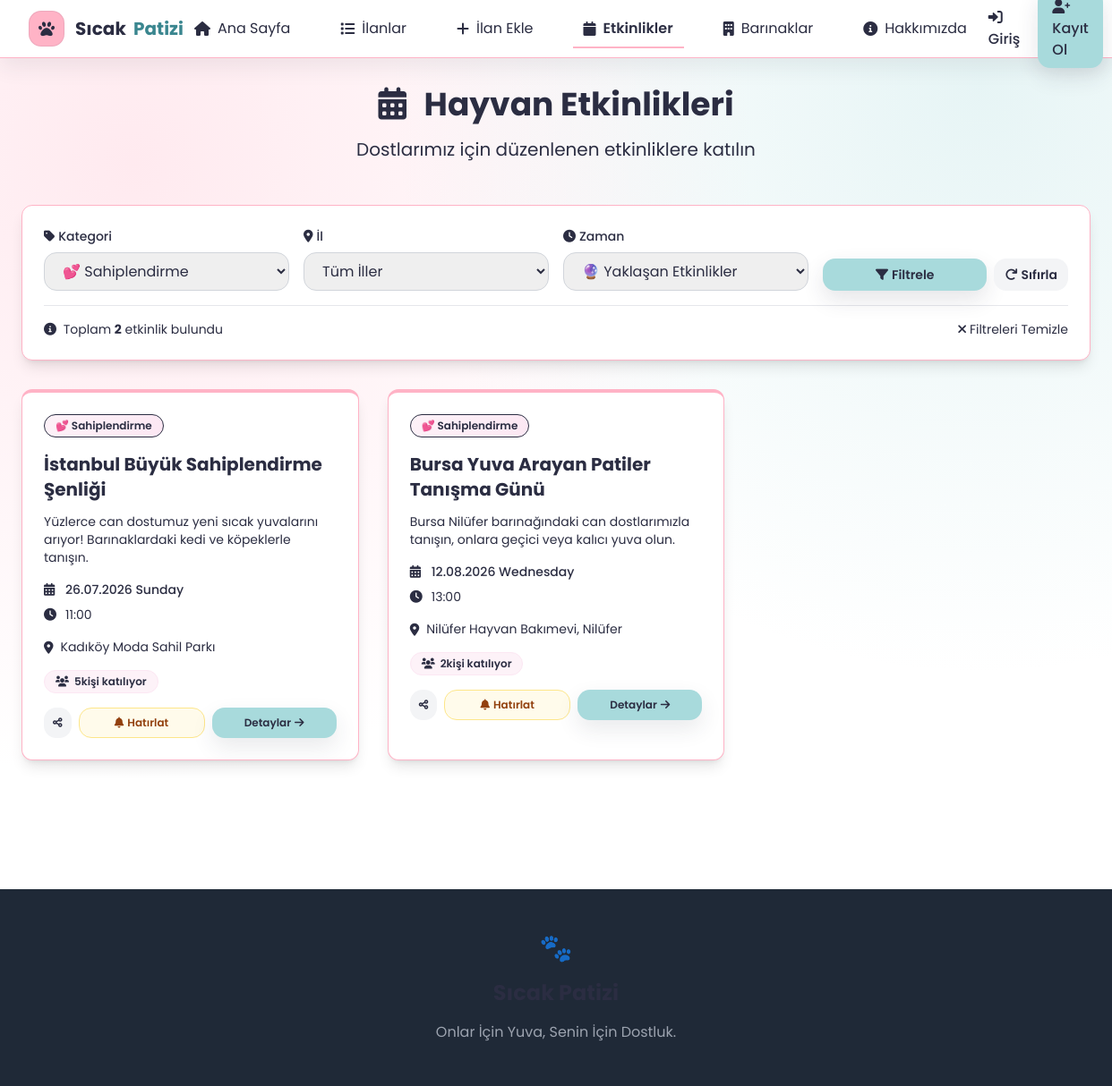
The app's page /etkinlikler.php?kategori=sahiplendirme with its own data.
### tables this page shows
CREATE TABLE IF NOT EXISTS hayvan_etkinlikleri (
    id INT AUTO_INCREMENT PRIMARY KEY,
    baslik VARCHAR(255) NOT NULL,
    aciklama TEXT NOT NULL,
    detay_aciklama LONGTEXT,
    etkinlik_tarihi DATETIME NOT NULL,
    etkinlik_saati TIME,
    bitis_tarihi DATETIME,
    adres TEXT,
    il_id INT DEFAULT 34,
    ilce_id INT DEFAULT 0,
    konum_lat DECIMAL(10,8),
    konum_lng DECIMAL(11,8),
    organizator VARCHAR(255),
    iletisim_telefon VARCHAR(20),
    iletisim_email VARCHAR(100),
    website VARCHAR(255),
    resim VARCHAR(255),
    kategori ENUM('sahiplendirme', 'saglik', 'egitim', 'bagis', 'diger') DEFAULT 'sahiplendirme',
    etkinlik_turu ENUM('sahiplendirme', 'egitim', 'bagis', 'tedavi', 'sosyal', 'yarışma', 'sergi', 'diğer') DEFAULT 'sahiplendirme',
    durum ENUM('yayin', 'taslak', 'iptal') DEFAULT 'yayin',
    aktif TINYINT(1) DEFAULT 1,
    olusturma_tarihi TIMESTAMP DEFAULT CURRENT_TIMESTAMP,
    guncelleme_tarihi TIMESTAMP DEFAULT CURRENT_TIMESTAMP ON UPDATE CURRENT_TIMESTAMP
);

### etkinlikler.php (the view, shortened to what this page needs)
<?php
include 'includes/header.php';
include 'includes/db.php';
$sayfa = isset($_GET['sayfa']) ? (int)$_GET['sayfa'] : 1;
$limit = 9;
$offset = ($sayfa - 1) * $limit;
$kategori_filter = isset($_GET['kategori']) ? trim($_GET['kategori']) : '';
$il_filter = isset($_GET['il']) ? (int)$_GET['il'] : 0;
$zaman_filter = isset($_GET['zaman']) ? trim($_GET['zaman']) : 'gelecek';
$where_conditions = ["(e.aktif = 1 OR e.durum = 'yayin')"];
$params = [];
$types = "";
if (!empty($kategori_filter)) {
    $where_conditions[] = "e.kategori = ?";
    $params[] = $kategori_filter;
    $types .= "s";
}
switch ($zaman_filter) {
    case 'gelecek':
    default:
        $where_conditions[] = "e.etkinlik_tarihi >= CURDATE()";
        break;
}
$where_clause = implode(' AND ', $where_conditions);
$count_sql = "SELECT COUNT(*) as total FROM hayvan_etkinlikleri e WHERE $where_clause";
$count_stmt = $conn->prepare($count_sql);
if (!empty($params)) {
    $count_stmt->bind_param($types, ...$params);
}
$count_stmt->execute();
$total_count = $count_stmt->get_result()->fetch_assoc()['total'];
$sql = "SELECT e.*, il.ad as il_ad, ilc.ad as ilce_ad,
        (SELECT COUNT(*) FROM event_subscriptions sub WHERE sub.event_id = e.id AND sub.is_active = 1) AS subscriber_count
        FROM hayvan_etkinlikleri e
        LEFT JOIN il ON e.il_id = il.id
        LEFT JOIN ilce ilc ON e.ilce_id = ilc.id
        WHERE $where_clause
        ORDER BY e.etkinlik_tarihi ASC, e.etkinlik_saati ASC
        LIMIT ? OFFSET ?";
$stmt = $conn->prepare($sql);
$all_params = array_merge($params, [$limit, $offset]);
$all_types = $types . "ii";
if (!empty($all_params)) {
    $stmt->bind_param($all_types, ...$all_params);
}
$stmt->execute();
$result = $stmt->get_result();
?>
<main class="max-w-7xl mx-auto px-6 py-8">
    <div class="text-center mb-12">
        <h1 class="text-4xl font-bold text-gray-800 mb-4">
            <i class="fas fa-calendar-alt mr-3 text-primary"></i>
            Hayvan Etkinlikleri
        </h1>
        <p class="text-xl text-gray-600">Dostlarımız için düzenlenen etkinliklere katılın</p>
    </div>
    <div class="bg-white rounded-xl shadow-lg p-6 mb-8 card-hover">
        <form method="GET" class="grid grid-cols-1 md:grid-cols-4 gap-4">
            <div>
                <label class="block text-sm font-medium text-gray-700 mb-2">
                    <i class="fas fa-tag mr-1 text-primary"></i>Kategori
                </label>
                <select name="kategori" class="w-full px-4 py-2 border border-gray-300 rounded-md focus:ring-2 focus:ring-primary focus:border-primary transition duration-300">
                    <option value="sahiplendirme" <?= $kategori_filter == 'sahiplendirme' ? 'selected' : '' ?>>💕 Sahiplendirme</option>
                </select>
            </div>
            <div>
                <label class="block text-sm font-medium text-gray-700 mb-2">
                    <i class="fas fa-map-marker-alt mr-1 text-primary"></i>İl
                </label>
                <select name="il" class="w-full px-4 py-2 border border-gray-300 rounded-md focus:ring-2 focus:ring-primary focus:border-primary transition duration-300">
                    <option value="0">Tüm İller</option>
                </select>
            </div>
            <div>
                <label class="block text-sm font-medium text-gray-700 mb-2">
                    <i class="fas fa-clock mr-1 text-primary"></i>Zaman
                </label>
                <select name="zaman" class="w-full px-4 py-2 border border-gray-300 rounded-md focus:ring-2 focus:ring-primary focus:border-primary transition duration-300">
                    <option value="gelecek" <?= $zaman_filter == 'gelecek' ? 'selected' : '' ?>>🔮 Yaklaşan Etkinlikler</option>
                </select>
            </div>
            <div class="flex items-end gap-2">
                <button type="submit" class="flex-1 btn-gradient text-white px-4 py-2 rounded-md font-semibold text-sm">
                    <i class="fas fa-filter mr-1"></i>Filtrele
                </button>
                <a href="etkinlikler.php" class="bg-gray-100 hover:bg-gray-200 text-gray-700 px-3 py-2 rounded-md font-semibold text-sm transition text-center flex items-center justify-center" title="Filtreleri Sıfırla">
                    <i class="fas fa-redo mr-1"></i>Sıfırla
                </a>
            </div>
        </form>
        <div class="mt-4 pt-4 border-t border-gray-200">
            <div class="flex items-center justify-between text-sm text-gray-600">
                <span>
                    <i class="fas fa-info-circle mr-1 text-primary"></i>
                    Toplam <strong class="text-primary"><?= $total_count ?></strong> etkinlik bulundu
                </span>
                <?php if (!empty($kategori_filter) || $il_filter > 0 || $zaman_filter != 'gelecek'): ?>
                    <a href="etkinlikler.php" class="text-primary hover:text-primary-light transition duration-300">
                        <i class="fas fa-times mr-1"></i>Filtreleri Temizle
                    </a>
                <?php endif; ?>
            </div>
        </div>
    </div>
    <?php if ($result && $result->num_rows > 0): ?>
        <div class="grid grid-cols-1 md:grid-cols-2 lg:grid-cols-3 gap-8 mb-12">
            <?php while ($etkinlik = $result->fetch_assoc()): ?>
                <?php
                $eventDate = new DateTime($etkinlik['etkinlik_tarihi']);
                $today = new DateTime();
                $isPast = $eventDate < $today;
                $categoryClasses = [
                    'sahiplendirme' => 'cat-sahiplendirme',
                    'saglik' => 'cat-saglik',
                    'egitim' => 'cat-egitim',
                    'bagis' => 'cat-bagis',
                    'diger' => 'cat-diger'
                ];
                $categoryClass = $categoryClasses[$etkinlik['kategori']] ?? $categoryClasses['diger'];
                $categoryNames = [
                    'sahiplendirme' => '💕 Sahiplendirme',
                    'saglik' => '🏥 Sağlık',
                    'egitim' => '📚 Eğitim',
                    'bagis' => '🎁 Bağış',
                    'diger' => '🌟 Diğer'
                ];
                ?>
                <div class="bg-white rounded-xl shadow-lg overflow-hidden card-hover border-t-4 border-primary <?= $isPast ? 'opacity-75' : '' ?>">
                    <div class="p-6">
                        <div class="flex items-center gap-2 mb-4 flex-wrap">
                            <span class="px-3 py-1 rounded-full text-xs font-semibold border <?= $categoryClass ?>">
                                <?= $categoryNames[$etkinlik['kategori']] ?? '🌟 Diğer' ?>
                            </span>
                        </div>
                        <h3 class="text-xl font-bold text-gray-800 mb-3 line-clamp-2">
                            <?= htmlspecialchars($etkinlik['baslik']) ?>
                        </h3>
                        <p class="text-gray-600 text-sm mb-4 line-clamp-3">
                            <?= htmlspecialchars($etkinlik['aciklama']) ?>
                        </p>
                        <div class="space-y-2 mb-4 text-sm text-gray-600">
                            <div class="flex items-center">
                                <i class="fas fa-calendar-alt mr-2 text-primary w-4"></i>
                                <span class="font-medium"><?= $eventDate->format('d.m.Y l') ?></span>
                            </div>
                            <?php if ($etkinlik['etkinlik_saati']): ?>
                                <div class="flex items-center">
                                    <i class="fas fa-clock mr-2 text-primary w-4"></i>
                                    <span><?= substr($etkinlik['etkinlik_saati'], 0, 5) ?></span>
                                </div>
                            <?php endif; ?>
                        </div>
                        <?php if ($etkinlik['adres']): ?>
                            <div class="mb-4">
                                <div class="flex items-start text-sm text-gray-600">
                                    <i class="fas fa-map-marker-alt mt-1 mr-2 text-primary"></i>
                                    <span class="line-clamp-2"><?= htmlspecialchars($etkinlik['adres']) ?></span>
                                </div>
                            </div>
                        <?php endif; ?>
                        <div class="mb-4">
                            <span class="inline-flex items-center text-xs font-semibold bg-pink-50 text-primary px-3 py-1 rounded-full border border-pink-100">
                                <i class="fas fa-users mr-1.5"></i>
                                <span id="sub-count-<?= $etkinlik['id'] ?>"><?= (int)($etkinlik['subscriber_count'] ?? 0) ?></span> kişi katılıyor
                            </span>
                        </div>
                        <div class="flex gap-2">
                            <button onclick="shareEvent('<?= htmlspecialchars(addslashes($etkinlik['baslik'])) ?>', '<?= $etkinlik['etkinlik_tarihi'] ?>', '<?= htmlspecialchars(addslashes($etkinlik['adres'] ?? '')) ?>')"
                                    class="bg-gray-100 hover:bg-gray-200 text-gray-700 text-xs px-2.5 py-2 rounded-md transition duration-300" title="Paylaş">
                                <i class="fas fa-share-alt"></i>
                            </button>
                            <button onclick="openSubscribeModal(<?= $etkinlik['id'] ?>, '<?= htmlspecialchars(addslashes($etkinlik['baslik'])) ?>')"
                                    class="flex-1 bg-amber-50 hover:bg-amber-100 text-amber-800 border border-amber-200 text-xs px-3 py-2 rounded-md font-semibold transition text-center flex items-center justify-center">
                                <i class="fas fa-bell mr-1"></i>Hatırlat
                            </button>
                            <a href="#etkinlik-detay" onclick="Swal.fire({title: '<?= htmlspecialchars(addslashes($etkinlik['baslik'])) ?>', html: '<b>Tarih:</b> <?= date('d.m.Y', strtotime($etkinlik['etkinlik_tarihi'])) ?><br><b>Konum:</b> <?= htmlspecialchars(addslashes($etkinlik['adres'] ?? 'Belirtilmedi')) ?><br><br><p><?= htmlspecialchars(addslashes($etkinlik['aciklama'])) ?></p>', confirmButtonColor: '#3A868F'})"
                               class="flex-1 btn-gradient text-white text-xs px-3 py-2 rounded-md text-center font-semibold flex items-center justify-center">
                                Detaylar <i class="fas fa-arrow-right ml-1"></i>
                            </a>
                        </div>
                    </div>
                </div>
            <?php endwhile; ?>
        </div>
    <?php endif; ?>
</main>
<footer class="bg-gray-800 text-white py-12 mt-16">
    <div class="max-w-7xl mx-auto px-6">
        <div class="text-center">
            <div class="text-3xl mb-4">🐾</div>
            <h3 class="text-2xl font-bold mb-4 text-primary-lighter">Sıcak Patizi</h3>
            <p class="text-gray-400">Onlar İçin Yuva, Senin İçin Dostluk.</p>
        </div>
    </div>
</footer>
</body>
</html>

### includes/header.php (style rules this page uses)
:root { --bg-light: #F8F9FA; --primary-pink: #FFB3C6; --action-mint: #A8DADC; --text-dark: #2B2D42; --brand-highlight: #3A868F; }
body { font-family: 'Poppins', sans-serif; background: radial-gradient(circle at 12% 15%, rgba(255, 179, 198, 0.28), transparent 46%), radial-gradient(circle at 88% 8%, rgba(168, 218, 220, 0.28), transparent 42%), var(--bg-light) !important; color: var(--text-dark); }
.btn-gradient { background: var(--action-mint); color: var(--text-dark); border-radius: 14px; box-shadow: 0 10px 24px rgba(43, 45, 66, 0.1); transition: all 0.3s ease; }
.card-hover { transition: all 0.3s ease; border: 1px solid var(--primary-pink); border-radius: 16px; }
.line-clamp-2 { display: -webkit-box; -webkit-line-clamp: 2; -webkit-box-orient: vertical; overflow: hidden; }
.line-clamp-3 { display: -webkit-box; -webkit-line-clamp: 3; -webkit-box-orient: vertical; overflow: hidden; }
.text-gray-800, .text-gray-700, .text-gray-600, .text-gray-500, .text-purple-600, .text-purple-700, .text-purple-800, .hover\:text-purple-600:hover, .hover\:text-purple-700:hover, .hover\:text-purple-800:hover, .hover\:text-gray-600:hover, .text-white { color: var(--text-dark) !important; }
.bg-white, .bg-gray-50, .bg-purple-100 { background-color: #ffffff !important; }
.cta-primary, .swal2-confirm, button[type="submit"] { background: var(--action-mint) !important; color: var(--text-dark) !important; border: none !important; border-radius: 14px !important; box-shadow: 0 10px 24px rgba(43, 45, 66, 0.12) !important; }
.rounded-md, .rounded-full, .dropdown-menu, .mobile-menu { border-radius: 14px !important; }
button, .button, .btn, .mobile-toggle { border-radius: 12px; }

### etkinlikler.php (style rules this page uses)
.cat-sahiplendirme { background: linear-gradient(135deg, #fdf2f8 0%, #fce7f3 100%); color: var(--primary); border-color: var(--primary-lighter); }

### records on screen
hayvan_etkinlikleri: kategori "💕 Sahiplendirme", baslik "İstanbul Büyük Sahiplendirme Şenliği", aciklama "Yüzlerce can dostumuz yeni sıcak yuvalarını arıyor! Barınaklardaki kedi ve köpeklerle tanışın.", etkinlik_tarihi "26.07.2026 Sunday", etkinlik_saati "11:00", adres "Kadıköy Moda Sahil Parkı", subscriber_count "5"
hayvan_etkinlikleri: kategori "💕 Sahiplendirme", baslik "Bursa Yuva Arayan Patiler Tanışma Günü", aciklama "Bursa Nilüfer barınağındaki can dostlarımızla tanışın, onlara geçici veya kalıcı yuva olun.", etkinlik_tarihi "12.08.2026 Wednesday", etkinlik_saati "13:00", adres "Nilüfer Hayvan Bakımevi, Nilüfer", subscriber_count "2"

### other values on screen
$total_count "2"
